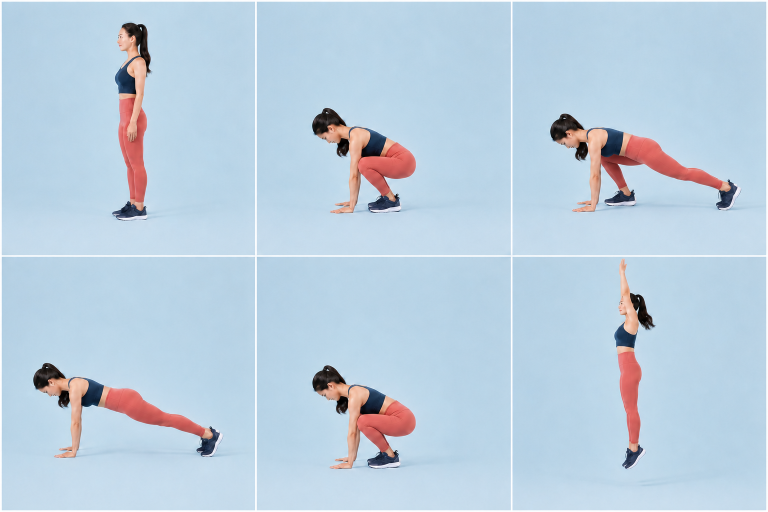
#> input picture challenge-burpee-stepback-sequence-v103.png, 1536 x 1024 px (shown at 1/2 size)
$ python build_burpee_variants_v103.py
#> lines starting #> are read from the running program, lines starting #| are printed output that depends on the picture
from pathlib import Path
from PIL import Image, ImageOps


ROOT = Path(__file__).resolve().parent
TARGET_SIZE = (400, 640)


def corner_color(frame: Image.Image) -> tuple[int, int, int]:
    rgb = frame.convert("RGB")
    points = ((2, 2), (rgb.width - 3, 2), (2, rgb.height - 3), (rgb.width - 3, rgb.height - 3))
    return tuple(sum(rgb.getpixel(point)[channel] for point in points) // len(points) for channel in range(3))


def split_sheet(filename: str) -> list[Image.Image]:
    sheet = Image.open(ROOT / filename).convert("RGB")
#> sheet is the input picture: PIL image 1536x1024 RGB; mean R, G, B 187.2, 206.7, 222.7
    cell_w, cell_h = sheet.width // 3, sheet.height // 2
#> cell_w = 512; cell_h = 512
    return [
        sheet.crop((column * cell_w + 4, row * cell_h + 4, (column + 1) * cell_w - 4, (row + 1) * cell_h - 4))
        for row, column in ((0, 0), (0, 1), (0, 2), (1, 0), (1, 1), (1, 2))
    ]


def portrait(frame: Image.Image, inset_x: int = 86, inset_top: int = 0) -> Image.Image:
    crop = frame.crop((inset_x, inset_top, frame.width - inset_x, frame.height))
    return ImageOps.fit(crop, TARGET_SIZE, Image.Resampling.LANCZOS)


def landscape(frame: Image.Image, vertical_center: float = .58) -> Image.Image:
    return ImageOps.pad(
        frame,
        TARGET_SIZE,
        Image.Resampling.LANCZOS,
        color=corner_color(frame),
        centering=(.5, vertical_center),
    )


def save_animation(frames: list[Image.Image], filename: str, durations: list[int]) -> None:
    frames[0].save(
        ROOT / filename,
        save_all=True,
        append_images=frames[1:],
        duration=durations,
        loop=0,
        quality=90,
        method=6,
    )


stepback = split_sheet("challenge-burpee-stepback-sequence-v103.png")
#> stepback = 6 items
stepback_frames = [
    portrait(stepback[0], 96),
    portrait(stepback[1], 72, 70),
    landscape(stepback[2], .58),
    landscape(stepback[3], .58),
    portrait(stepback[4], 72, 70),
    portrait(stepback[5], 96),
]
save_animation(stepback_frames, "challenge-burpee-stepback-animated-v103.webp", [320, 190, 220, 250, 200, 310])

pushup = split_sheet("challenge-burpee-pushup-sequence-v103.png")
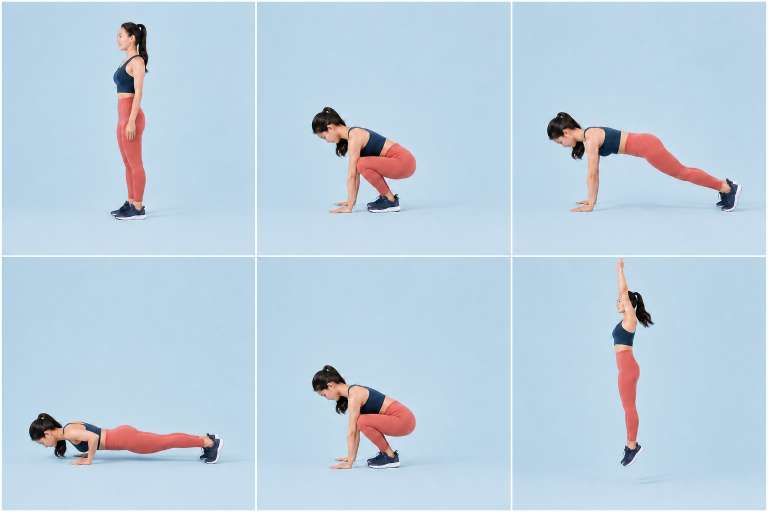
#> input picture challenge-burpee-pushup-sequence-v103.png, 1536 x 1024 px (shown at 1/2 size)
#> in split_sheet, sheet is the input picture: PIL image 1536x1024 RGB; mean R, G, B 188.2, 208, 223.7
#> pushup = 6 items
pushup_frames = [
    portrait(pushup[0], 96),
    portrait(pushup[1], 72, 70),
    landscape(pushup[2], .58),
    landscape(pushup[3], .58),
    portrait(pushup[4], 72, 70),
    portrait(pushup[5], 96),
]
#> in portrait (call 6), `crop = frame.crop((inset_x, inset_top, frame.width - inset_x, frame.he..`:
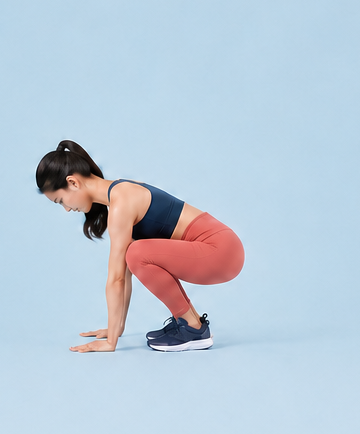
#> crop: PIL image 360x434 RGB; mean R, G, B 186.8, 202.2, 216.5
#> call 4 of landscape, with vertical_center = 0.58
#> in corner_color (call 4), `rgb = frame.convert("RGB")`:
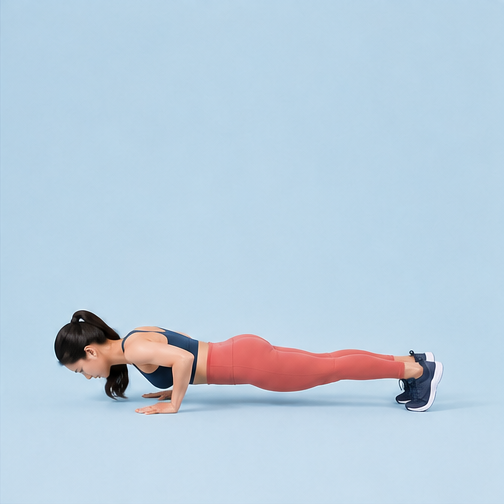
#> rgb: PIL image 504x504 RGB; mean R, G, B 186.4, 206.4, 222.4
#> in landscape (call 4), `return ImageOps.pad( frame, TARGET_SIZE, Image.Resampling.LANCZOS, col..`:
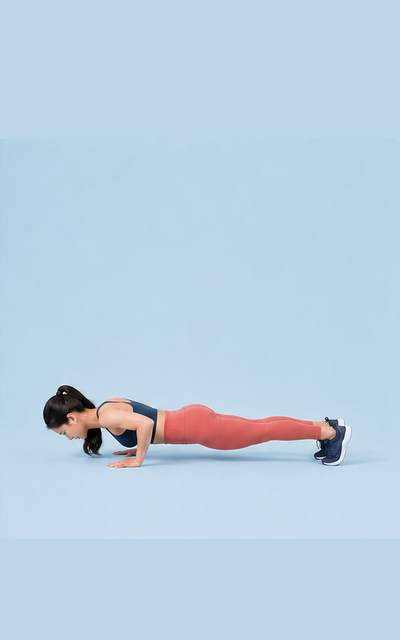
#> returned value: PIL image 400x640 RGB; mean R, G, B 187, 209.3, 226
#> in portrait (call 8), `crop = frame.crop((inset_x, inset_top, frame.width - inset_x, frame.he..`:
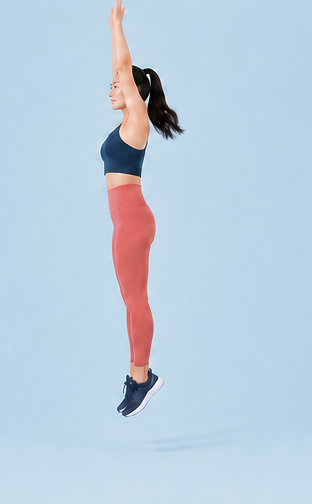
#> crop: PIL image 312x504 RGB; mean R, G, B 187.6, 206.5, 222.1
save_animation(pushup_frames, "challenge-burpee-pushup-animated-v103.webp", [300, 170, 210, 300, 180, 300])

preview = Image.new("RGB", (6 * 160, 2 * 256), (241, 246, 250))
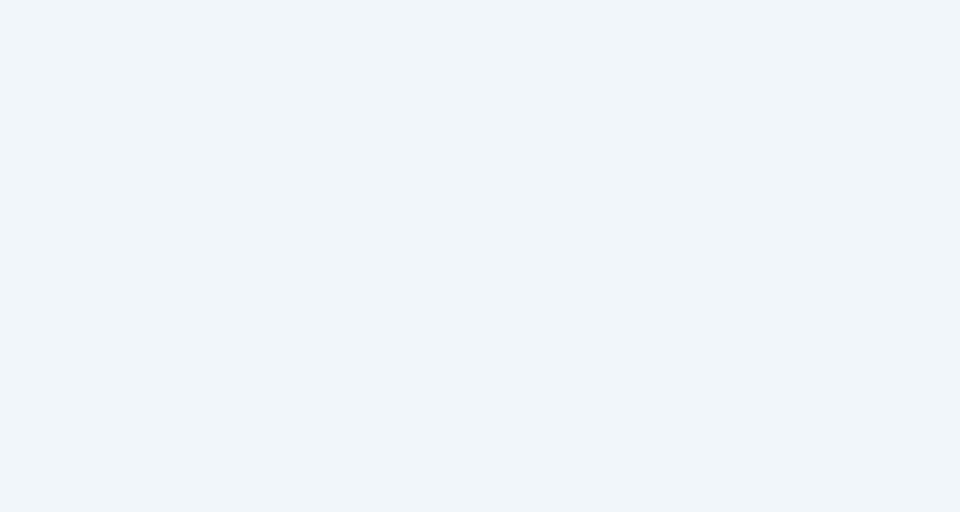
#> preview: PIL image 960x512 RGB; mean R, G, B 241, 246, 250
for row, frames in enumerate((stepback_frames, pushup_frames)):
    for column, frame in enumerate(frames):
        preview.paste(frame.resize((160, 256), Image.Resampling.LANCZOS), (column * 160, row * 256))
#> this loop made 2 passes
#> row on passes 1 to 2: 0, 1
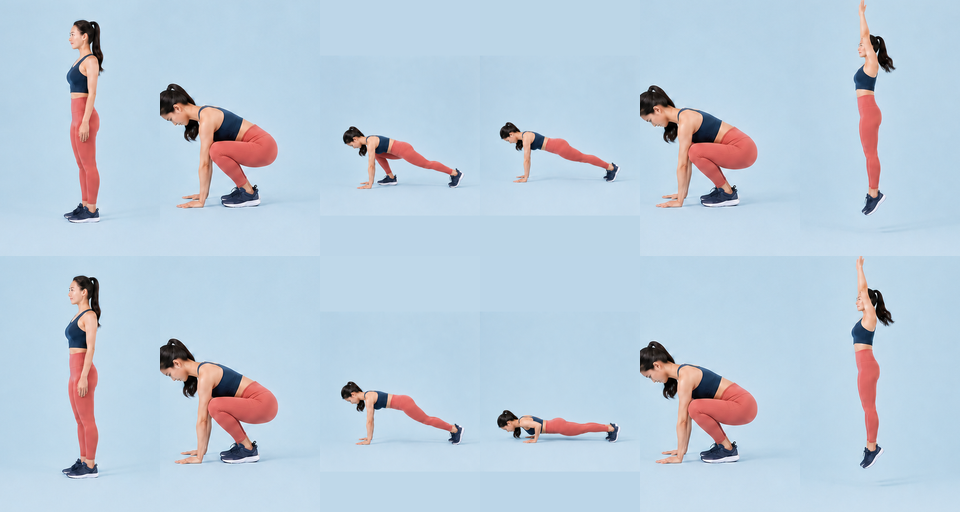
#> preview: PIL image 960x512 RGB; mean R, G, B 186.8, 203.8, 218.9
preview.save(ROOT / "work-burpee-variants-v103-preview.png", optimize=True)

print("Created two v103 400x640 animated WebP burpee variants and a contact preview.")
